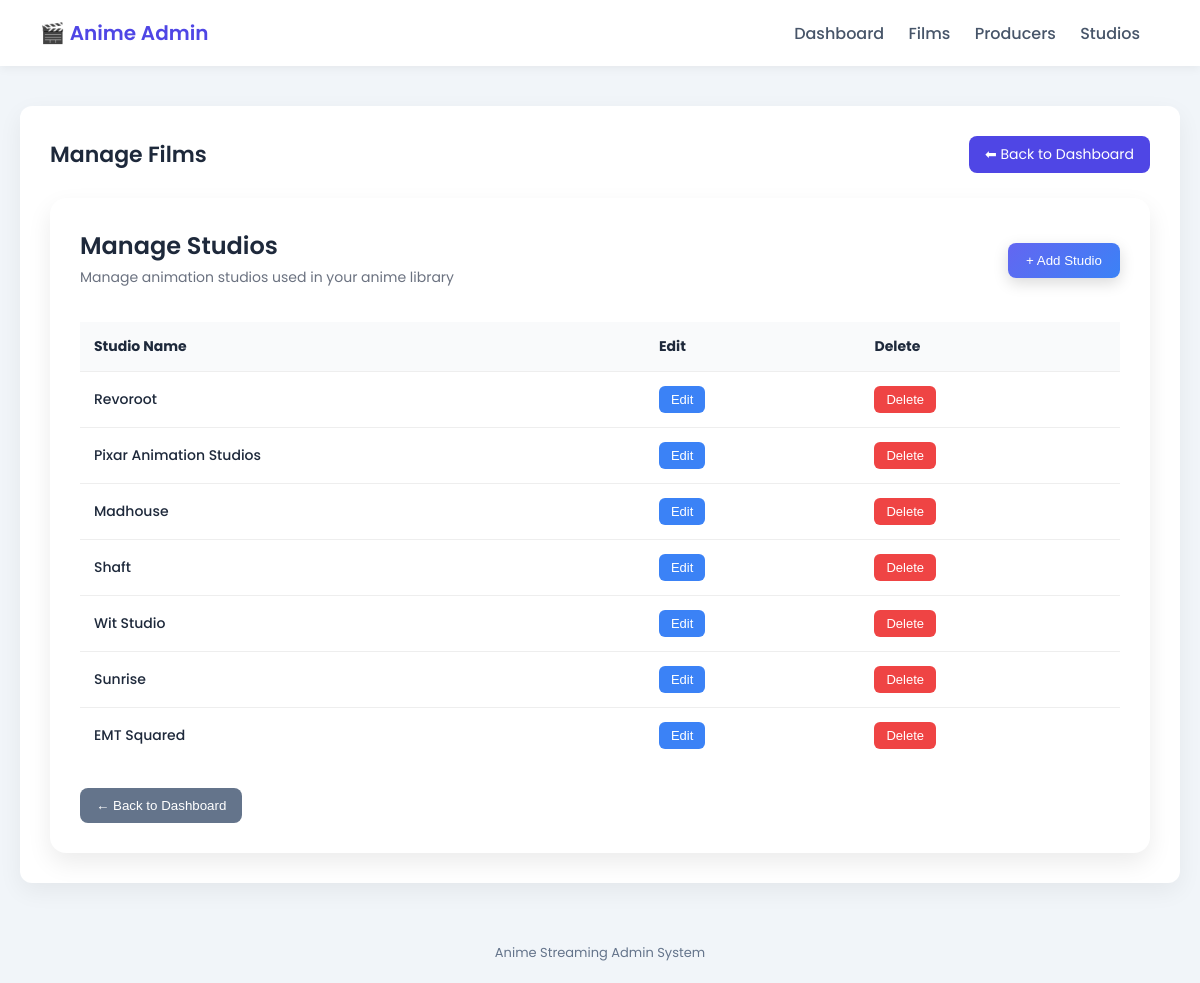
/dashboard-admin/manage-studio/ (signed in), run on the app's committed database.
### core/StreamingApp/models.py (models this page shows, shortened)
class Studio(models.Model):
    class Meta:
        constraints = [
            UniqueConstraint(
                Lower('studio_name'),
                name='unique_studio_name_case_insensitive'
            )
        ]
    studio_id = models.UUIDField(primary_key=True, default=uuid.uuid4, editable=False)
    studio_name = models.CharField(max_length=255)
    created_at = models.DateTimeField(auto_now_add=True)
    updated_at = models.DateTimeField(auto_now=True)

### core/StreamingApp/views.py (the view)
class ManageStudioView(AdminRequiredView):
    def get(self,request):
        studios = Studio.objects.all()
        return render(request, 'admin/manage_studio.html', {
            'studios' : studios
        })

### core/StreamingApp/views.py (called while the page is built)
    def dispatch(self, request, *args, **kwargs):
        if not request.user.is_authenticated:
            return redirect(f"{reverse('admin_login')}?next={request.path}")
        if getattr(request.user, 'role', None) != 'admin':
            return redirect('homepage')
        return super().dispatch(request, *args, **kwargs)

### core/templates/admin/manage_studio.html (shortened to what this page needs)
{% extends 'base_admin/base_manage_film.html' %}
{% block content %}
<div style="
background:white;
padding:30px;
border-radius:16px;
box-shadow:0 10px 25px rgba(0,0,0,0.08);
font-family:'Poppins',sans-serif;
">
<div style="
display:flex;
justify-content:space-between;
align-items:center;
flex-wrap:wrap;
gap:15px;
margin-bottom:30px;
">
<div>
<h2 style="margin:0;font-weight:600;">
Manage Studios
</h2>
<p style="
margin:4px 0;
font-size:14px;
color:#6b7280;
">
Manage animation studios used in your anime library
</p>
</div>
<a href="{% url 'add_studio' %}">
<button style="
background:linear-gradient(135deg,#6366f1,#3b82f6);
padding:10px 18px;
border:none;
border-radius:8px;
color:white;
font-weight:500;
cursor:pointer;
box-shadow:0 5px 15px rgba(0,0,0,0.15);
">
+ Add Studio
</button>
</a>
</div>
{% if studios %}
<div style="overflow-x:auto;">
<table style="
width:100%;
border-collapse:collapse;
font-size:14px;
">
<thead>
<tr style="
background:#f9fafb;
text-align:left;
">
<th style="padding:14px;">Studio Name</th>
<th style="padding:14px;">Edit</th>
<th style="padding:14px;">Delete</th>
</tr>
</thead>
<tbody>
{% for studio in studios %}
<tr style="
border-top:1px solid #eee;
transition:0.2s;
"
onmouseover="this.style.background='#f9fafb'"
onmouseout="this.style.background='white'"
>
<td style="
padding:14px;
font-weight:500;
">
{{ studio.studio_name }}
</td>
<td style="padding:14px;">
<a href="{% url 'edit_studio' studio_id=studio.studio_id %}">
<button style="
background:#3b82f6;
padding:6px 12px;
border:none;
border-radius:6px;
color:white;
cursor:pointer;
font-size:13px;
">
Edit
</button>
</a>
</td>
<td style="padding:14px;">
<form method="post" action="{% url 'delete_studio' studio_id=studio.studio_id %}">
<button style="
background:#ef4444;
padding:6px 12px;
border:none;
border-radius:6px;
color:white;
cursor:pointer;
font-size:13px;
">
Delete
</button>
</form>
</td>
</tr>
{% endfor %}
</tbody>
</table>
</div>
{% else %}
<p style="color:#6b7280;">
No studios found.
</p>
{% endif %}
<div style="margin-top:25px;">
<a href="{% url 'admin_homepage' %}">
<button style="
background:#64748b;
padding:10px 16px;
border:none;
border-radius:8px;
color:white;
cursor:pointer;
">
← Back to Dashboard
</button>
</a>
</div>
</div>
{% endblock %}

### core/templates/base_admin/base_manage_film.html (style rules this page uses)
body { margin:0; font-family:'Poppins', sans-serif; background:#f1f5f9; color:#1e293b; }

### data on the page
Studio: studio_name "Revoroot"
Studio: studio_name "Pixar Animation Studios"
Studio: studio_name "Madhouse"
Studio: studio_name "Shaft"
Studio: studio_name "Wit Studio"
Studio: studio_name "Sunrise"
Studio: studio_name "EMT Squared"
